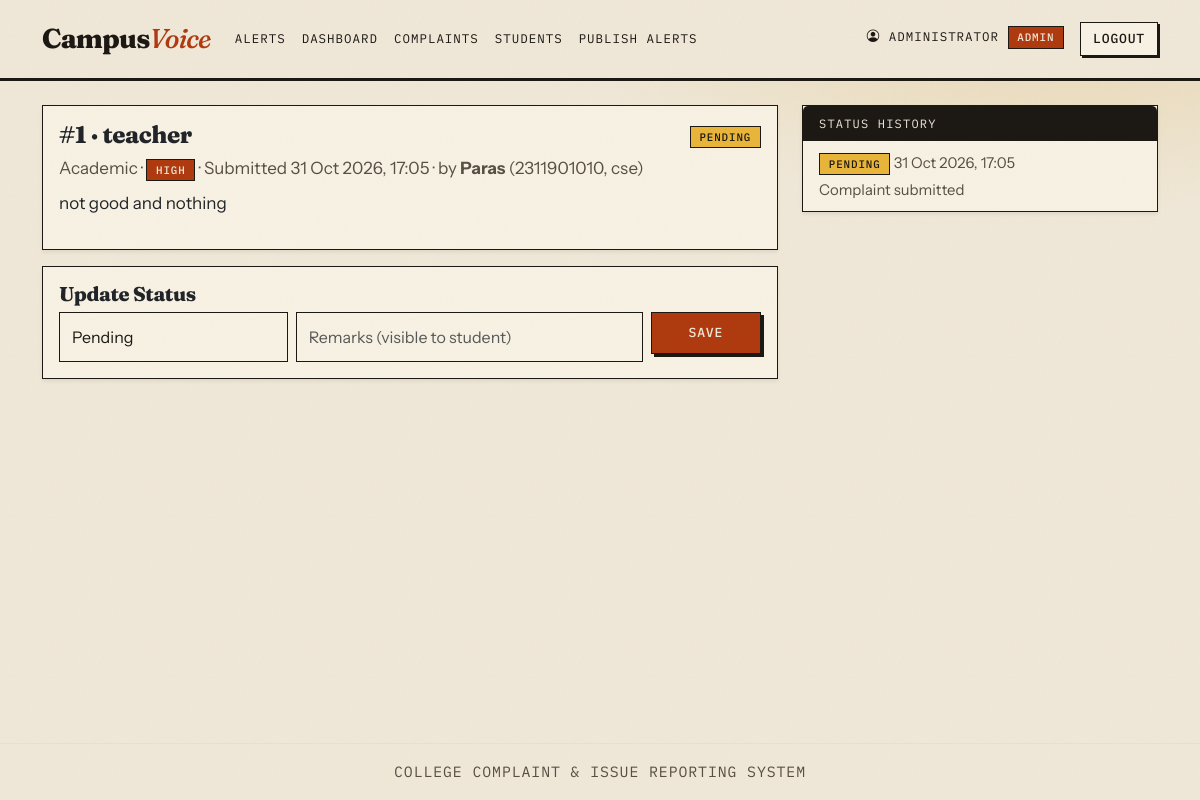
Screenshot of /complaints/1 (signed in) with the database file from the repository.
### models.py (models this page shows, shortened)
class User(db.Model):
    __tablename__ = "users"
    id = db.Column(db.Integer, primary_key=True)
    name = db.Column(db.String(100), nullable=False)
    email = db.Column(db.String(120), unique=True, nullable=False)
    roll_no = db.Column(db.String(30))
    department = db.Column(db.String(80))
    password_hash = db.Column(db.String(255), nullable=False)
    role = db.Column(db.String(10), nullable=False, default="student")  # student | admin
    created_at = db.Column(db.DateTime, default=now)
    complaints = db.relationship("Complaint", backref="student", lazy=True)

class Complaint(db.Model):
    __tablename__ = "complaints"
    id = db.Column(db.Integer, primary_key=True)
    user_id = db.Column(db.Integer, db.ForeignKey("users.id"), nullable=False, index=True)
    title = db.Column(db.String(150), nullable=False)
    category = db.Column(db.String(40), nullable=False, index=True)
    priority = db.Column(db.String(10), nullable=False, default="Medium")
    description = db.Column(db.Text, nullable=False)
    status = db.Column(db.String(20), nullable=False, default="Pending", index=True)
    admin_remarks = db.Column(db.Text)
    created_at = db.Column(db.DateTime, default=now, index=True)
    updated_at = db.Column(db.DateTime, default=now, onupdate=now)
    history = db.relationship("StatusHistory", backref="complaint", lazy=True,
                              order_by="StatusHistory.changed_at",
                              cascade="all, delete-orphan")

class StatusHistory(db.Model):
    __tablename__ = "status_history"
    id = db.Column(db.Integer, primary_key=True)
    complaint_id = db.Column(db.Integer, db.ForeignKey("complaints.id"), nullable=False, index=True)
    status = db.Column(db.String(20), nullable=False)
    remarks = db.Column(db.Text)
    changed_at = db.Column(db.DateTime, default=now)

### app.py (the view)
@app.route("/complaints/<int:cid>")
@login_required
def complaint_detail(cid):
    c = db.get_or_404(Complaint, cid)
    u = current_user()
    if u.role != "admin" and c.user_id != u.id:
        abort(403)
    return render_template("complaint_detail.html", c=c)

### app.py (called while the page is built)
def csrf_token():
    if "_csrf" not in session:
        session["_csrf"] = secrets.token_hex(16)
    return session["_csrf"]

@app.before_request
def csrf_protect():
    if request.method == "POST":
        sent = request.form.get("_csrf", "")
        if not sent or not secrets.compare_digest(sent, session.get("_csrf", "")):
            abort(400)

def current_user():
    uid = session.get("user_id")
    return db.session.get(User, uid) if uid else None

@app.after_request
def security_headers(resp):
    h = resp.headers
    h.setdefault("Content-Security-Policy", CSP)
    h.setdefault("X-Content-Type-Options", "nosniff")
    h.setdefault("X-Frame-Options", "DENY")
    h.setdefault("Referrer-Policy", "strict-origin-when-cross-origin")
    h.setdefault("Permissions-Policy", "geolocation=(), camera=(), microphone=()")
    h.setdefault("Cross-Origin-Opener-Policy", "same-origin")
    if app.config["SESSION_COOKIE_SECURE"]:  # only meaningful over HTTPS
        h.setdefault("Strict-Transport-Security", "max-age=31536000; includeSubDomains")
    if session.get("user_id"):  # private pages must not be cached
        h["Cache-Control"] = "no-store"
    return resp

@app.context_processor
def inject_globals():
    return dict(current_user=current_user(), csrf_token=csrf_token, STATUSES=STATUSES,
                CATEGORIES=CATEGORIES, PRIORITIES=PRIORITIES)

def login_required(f):
    @wraps(f)
    def wrapper(*a, **kw):
        if not current_user():
            flash("Please log in first.", "warning")
            return redirect(url_for("login"))
        return f(*a, **kw)
    return wrapper

### templates/complaint_detail.html (shortened to what this page needs)
{% extends "base.html" %}
{% from "_macros.html" import status_badge, priority_badge %}
{% block content %}
<div class="row">
  <div class="col-lg-8">
    <div class="card shadow-sm mb-3"><div class="card-body">
      <div class="d-flex justify-content-between"><h4>#{{ c.id }} · {{ c.title }}</h4><div>{{ status_badge(c.status) }}</div></div>
      <p class="text-muted mb-2">{{ c.category }} · {{ priority_badge(c.priority) }} · Submitted {{ c.created_at.strftime('%d %b %Y, %H:%M') }}
        {% if current_user.role == 'admin' %} · by <strong>{{ c.student.name }}</strong> ({{ c.student.roll_no or '—' }}, {{ c.student.department or '—' }}){% endif %}</p>
      <p style="white-space:pre-wrap">{{ c.description }}</p>
    </div></div>
    {% if current_user.role == 'admin' %}
    <div class="card shadow-sm"><div class="card-body">
      <h5>Update Status</h5>
      <form method="post" action="{{ url_for('update_complaint', cid=c.id) }}">
        <div class="row g-2">
          <div class="col-md-4"><select name="status" class="form-select">{% for s in STATUSES %}<option {{ 'selected' if s==c.status }}>{{ s }}</option>{% endfor %}</select></div>
          <div class="col-md-6"><input name="remarks" class="form-control" placeholder="Remarks (visible to student)"></div>
          <div class="col-md-2"><button class="btn btn-primary w-100">Save</button></div>
        </div>
      </form>
    </div></div>
    {% endif %}
  </div>
  <div class="col-lg-4">
    <div class="card shadow-sm"><div class="card-header">Status History</div>
      <ul class="list-group list-group-flush">
      {% for h in c.history|reverse %}
        <li class="list-group-item">{{ status_badge(h.status) }} <small class="text-muted">{{ h.changed_at.strftime('%d %b %Y, %H:%M') }}</small><br><small>{{ h.remarks }}</small></li>
      {% endfor %}</ul></div>
  </div>
</div>
{% endblock %}

### templates/base.html (shortened to what this page needs)
<!DOCTYPE html>
<html lang="en">
<head>
  <link href="https://cdn.jsdelivr.net/npm/bootstrap@5.3.3/dist/css/bootstrap.min.css" rel="stylesheet">
  <link href="https://cdn.jsdelivr.net/npm/bootstrap-icons@1.11.3/font/bootstrap-icons.css" rel="stylesheet">
  <link href="{{ url_for('static', filename='css/style.css') }}" rel="stylesheet">
</head>
<body class="d-flex flex-column min-vh-100">
<nav class="navbar navbar-expand-lg masthead">
  <div class="container">
    <a class="navbar-brand" href="{{ url_for('index') }}">Campus<em>Voice</em></a>
    <div id="nav" class="collapse navbar-collapse">
      <ul class="navbar-nav me-auto">
        <li class="nav-item"><a class="nav-link" href="{{ url_for('alerts') }}">Alerts</a></li>
        {% if current_user and current_user.role == 'student' %}
          <li class="nav-item"><a class="nav-link" href="{{ url_for('new_complaint') }}">New Complaint</a></li>
          <li class="nav-item"><a class="nav-link" href="{{ url_for('my_complaints') }}">My Complaints</a></li>
        {% elif current_user and current_user.role == 'admin' %}
          <li class="nav-item"><a class="nav-link" href="{{ url_for('admin_dashboard') }}">Dashboard</a></li>
          <li class="nav-item"><a class="nav-link" href="{{ url_for('admin_complaints') }}">Complaints</a></li>
          <li class="nav-item"><a class="nav-link" href="{{ url_for('admin_students') }}">Students</a></li>
          <li class="nav-item"><a class="nav-link" href="{{ url_for('admin_alerts') }}">Publish Alerts</a></li>
        {% endif %}
      </ul>
      <ul class="navbar-nav">
        {% if current_user %}
          <li class="nav-item"><span class="navbar-text me-3"><i class="bi bi-person-circle"></i> {{ current_user.name }} <span class="badge bg-{{ 'danger' if current_user.role == 'admin' else 'success' }}">{{ current_user.role|capitalize }}</span></span></li>
          <li class="nav-item"><a class="btn btn-light btn-sm" href="{{ url_for('logout') }}">Logout</a></li>
        {% endif %}
      </ul>
    </div>
  </div>
</nav>
<main class="container my-4 flex-grow-1">
  {% block content %}{% endblock %}
</main>
<footer class="text-center text-muted py-3 border-top small">College Complaint &amp; Issue Reporting System</footer>
</body>
</html>

### templates/_macros.html
{% macro status_badge(s) -%}
<span class="badge bg-{{ {'Pending':'warning text-dark','In Progress':'info text-dark','Resolved':'success'}[s] }}">{{ s }}</span>
{%- endmacro %}
{% macro priority_badge(p) -%}
<span class="badge bg-{{ {'Low':'secondary','Medium':'primary','High':'danger'}[p] }}">{{ p }}</span>
{%- endmacro %}

### static/css/style.css (style rules this page uses)
:root { --paper:#F0E8D8; --surface:#F8F2E4; --ink:#1C1814; --muted:#594F44; --rust:#B03A10; --ochre:#E9B63A; --navy:#20395C; --moss:#2D5A3B; --line:1.5px solid var(--ink); --display:'Fraunces',Georgia,serif; --body:'Instrument Sans','Helvetica Neue',sans-serif; --mono:'IBM Plex Mono',ui-monospace,monospace; --u:.5rem; }
body { font-family:var(--body);font-size:1.0625rem;line-height:1.6;color:var(--ink); background:radial-gradient(900px 420px at 90% -8%,#E6D2A6,transparent 65%),var(--paper) }
body::before { content:"";position:fixed;inset:0;pointer-events:none;z-index:50;opacity:.05;mix-blend-mode:multiply; }
h1,h2,h3,h4,h5 { font-family:var(--display);font-weight:800;letter-spacing:-.02em;line-height:1.05 }
h4 { font-size:1.5rem }
a { color:var(--rust);text-decoration-thickness:2px;text-underline-offset:3px }
.text-muted,small,.small { color:var(--muted)!important }
.masthead { background:var(--paper);border-bottom:3px solid var(--ink);padding:calc(var(--u)*1.5) 0 }
.masthead .navbar-brand { font-family:var(--display);font-weight:800;font-size:1.7rem;letter-spacing:-.03em;color:var(--ink) }
.masthead .navbar-brand em { color:var(--rust);font-weight:500 }
.masthead .nav-link,.masthead .navbar-text { font-family:var(--mono);font-size:.78rem;text-transform:uppercase;letter-spacing:.08em;color:var(--ink) }
.masthead .nav-link { padding:var(--u) calc(var(--u)*1.5) }
.btn { font-family:var(--mono);font-size:.82rem;font-weight:500;text-transform:uppercase;letter-spacing:.06em; border:var(--line);border-radius:0;padding:calc(var(--u)*1.25) calc(var(--u)*2);box-shadow:3px 3px 0 var(--ink); transition:transform .12s,box-shadow .12s,background .12s,color .12s }
.btn-sm { padding:calc(var(--u)*.75) calc(var(--u)*1.5);box-shadow:2px 2px 0 var(--ink) }
.btn-primary,.btn-danger { background:var(--rust);color:var(--paper);border-color:var(--ink) }
.btn-light,.btn-outline-primary,.btn-outline-secondary,.btn-outline-success,.btn-outline-danger { background:var(--surface);color:var(--ink);border-color:var(--ink) }
.form-control,.form-select { background:var(--surface);color:var(--ink);border:var(--line);border-radius:0;padding:calc(var(--u)*1.5) }
.card { background:var(--surface);border:var(--line);border-radius:0;box-shadow:6px 6px 0 var(--ink) }
.card-header { background:var(--ink);color:var(--paper);border:0;border-radius:0;font-family:var(--mono);font-size:.75rem;text-transform:uppercase;letter-spacing:.1em }
.list-group-item { background:transparent;color:var(--ink);border-color:rgba(28,24,20,.3) }
.badge { font-family:var(--mono);font-weight:500;font-size:.68rem;letter-spacing:.08em;text-transform:uppercase;border:var(--line);border-radius:0;padding:.3rem .55rem }
.badge.bg-warning { background:var(--ochre)!important;color:var(--ink)!important }
.badge.bg-danger { background:var(--rust)!important;color:var(--paper)!important }
footer { font-family:var(--mono);font-size:.72rem;letter-spacing:.06em;text-transform:uppercase }
main>*,.ledger li { animation:rise .6s cubic-bezier(.2,.7,.2,1) both;animation-delay:calc(var(--i,0)*80ms) }

### rows the page displays
User: name "ADMINISTRATOR", role "ADMIN"
Complaint: id "1", title "teacher", status "PENDING", category "Academic", priority "HIGH", created_at "31 Oct 2026, 17:05", description "not good and nothing"
User: student.name "Paras", student "2311901010", student "cse"
StatusHistory: status "PENDING", changed_at "31 Oct 2026, 17:05", remarks "Complaint submitted"

### other values shown
form field status "Pending"
